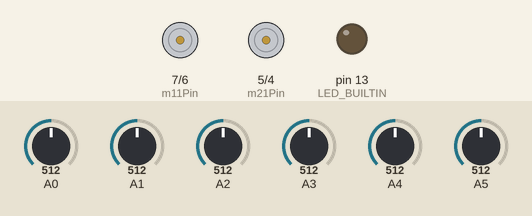
The sketch below on a simulated Arduino Uno, built with avr-gcc and run on an emulated ATmega328P. Shown: motor-driver pin pairs drawn as motors (green arrow = first pin HIGH = forward, orange = second pin HIGH = backward, longer = more drive, scaled by the enable pin), output pins drawn as LEDs (lit = HIGH). Inputs (shaded band) come from the test bench; at power-on: A0 = 512, A1 = 512, A2 = 512, A3 = 512, A4 = 512, A5 = 512.

Above: at 0.1 s.
At 0.6 s:
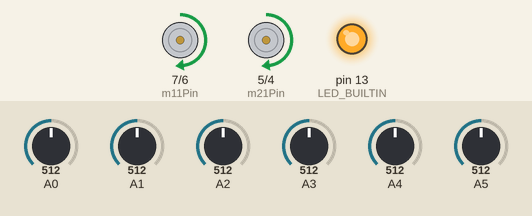
At 9.1 s:
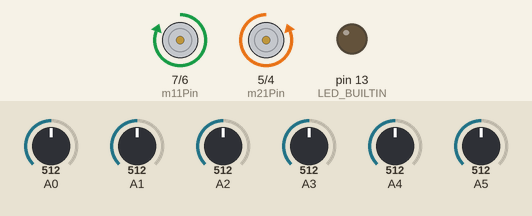
Timing chart, 0 to 10.6 s (numbered marks = the images above):
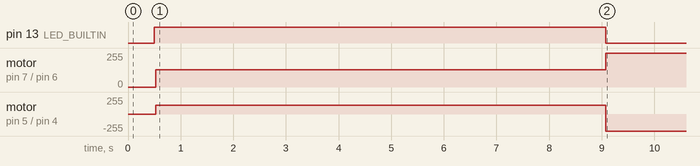

Measured:
- by itself, motor on pin 7 (m11Pin) / pin 6 (m12Pin): stopped → forward 130/255 at 0.53 s, → forward 255/255 8.5 s later
- by itself, motor on pin 5 (m21Pin) / pin 4 (m22Pin): stopped → forward 130/255 at 0.53 s, → backward 255/255 8.5 s later

The sketch:

LineFollower.ino
```cpp
#include <QTRSensors.h>

// Motor pins
const int m11Pin = 7;
const int m12Pin = 6;
const int m21Pin = 5;
const int m22Pin = 4;
const int m1Enable = 11;
const int m2Enable = 10;

// Motor speeds
int m1Speed = 0;
int m2Speed = 0;

// PID controller parameters
float kp = 4.3;
float ki = 0.000;
float kd = 23.2;
int p = 1;
int i = 0;
int d = 0;
int error = 0;
int lastError = 0;

// Motor speed constraints
const int maxSpeed = 255;
const int minSpeed = -255;
const int baseSpeed = 255;

// Line following direction flag
bool left = false;

// QTR Sensor setup
QTRSensors qtr;
const int sensorCount = 6;
int sensorValues[sensorCount];
int sensors[sensorCount] = {0, 0, 0, 0, 0, 0};

void setup() {
  // Set pin modes for motors
  pinMode(m11Pin, OUTPUT);
  pinMode(m12Pin, OUTPUT);
  pinMode(m21Pin, OUTPUT);
  pinMode(m22Pin, OUTPUT);
  pinMode(m1Enable, OUTPUT);
  pinMode(m2Enable, OUTPUT);

  // Configure QTR sensors
  qtr.setTypeAnalog();
  qtr.setSensorPins((const uint8_t[]){A0, A1, A2, A3, A4, A5}, sensorCount);
  delay(500);

  // LED feedback during calibration
  pinMode(LED_BUILTIN, OUTPUT);
  digitalWrite(LED_BUILTIN, HIGH);

  // Calibrate QTR sensors
  for (uint16_t i = 0; i < 300; i++) {
    qtr.calibrate();
    int error = map(qtr.readLineBlack(sensorValues), 0, 5000, -50, 50);

    // Adjust motor speed based on calibration
    if (left) {
      setMotorSpeed(-130, 130);
    } else {
      setMotorSpeed(130, -130);
    }

    // Change direction if necessary
    if (error > 35 && left || error < -35 && !left)
      left = !left;
  }

  // Turn off LED after calibration
  digitalWrite(LED_BUILTIN, LOW);

  // Initialize serial communication for debugging
  Serial.begin(9600);
}

void loop() {
  // Read sensor values and map to an error value
  int error = map(qtr.readLineBlack(sensorValues), 0, 5000, -50, 50);

  // Filter small errors
  if (abs(error) < 15) {
    error = 0;
  }

  // Update PID terms
  p = error;
  i = i + error;
  d = error - lastError;

  // Apply PID control
  pidControl(kp, ki, kd);

  // Update last error for the next iteration
  lastError = error;
}

void pidControl(float kp, float ki, float kd) {
  // Calculate motor speed using PID control formula
  int motorSpeed = kp * p + ki * i + kd * d;

  // Set base motor speeds
  m1Speed = baseSpeed;
  m2Speed = baseSpeed;

  // Adjust motor speeds based on error
  if (error < -20) {
    m1Speed += motorSpeed;
  } else if (error > 20) {
    m2Speed -= motorSpeed;
  }

  // Constrain motor speeds within limits
  m1Speed = constrain(m1Speed, -80, maxSpeed);
  m2Speed = constrain(m2Speed, -80, maxSpeed);

  // Control motors with adjusted speeds
  setMotorSpeed(m1Speed, m2Speed);
}

void setMotorSpeed(int motor1Speed, int motor2Speed) {
  // Invert motor2Speed for proper direction
  motor2Speed = -motor2Speed;

  // Control motor 1
  if (motor1Speed == 0) {
    digitalWrite(m11Pin, LOW);
    digitalWrite(m12Pin, LOW);
    analogWrite(m1Enable, motor1Speed);
  } else {
    if (motor1Speed > 0) {
      digitalWrite(m11Pin, HIGH);
      digitalWrite(m12Pin, LOW);
      analogWrite(m1Enable, motor1Speed);
    }
    if (motor1Speed < 0) {
      digitalWrite(m11Pin, LOW);
      digitalWrite(m12Pin, HIGH);
      analogWrite(m1Enable, -motor1Speed);
    }
  }

  // Control motor 2
  if (motor2Speed == 0) {
    digitalWrite(m21Pin, LOW);
    digitalWrite(m22Pin, LOW);
    analogWrite(m2Enable, motor2Speed);
  } else {
    if (motor2Speed > 0) {
      digitalWrite(m21Pin, HIGH);
      digitalWrite(m22Pin, LOW);
      analogWrite(m2Enable, motor2Speed);
    }
    if (motor2Speed < 0) {
      digitalWrite(m21Pin, LOW);
      digitalWrite(m22Pin, HIGH);
      analogWrite(m2Enable, -motor2Speed);
    }
  }
}
```
